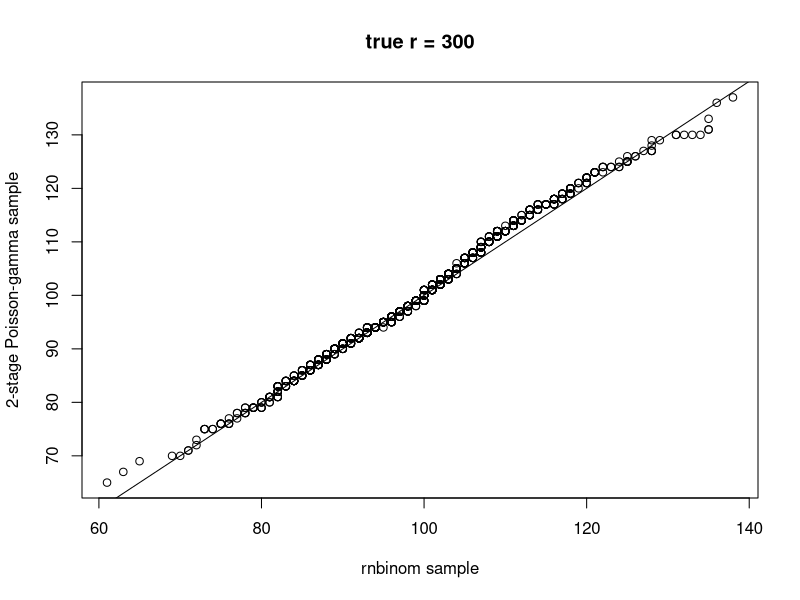
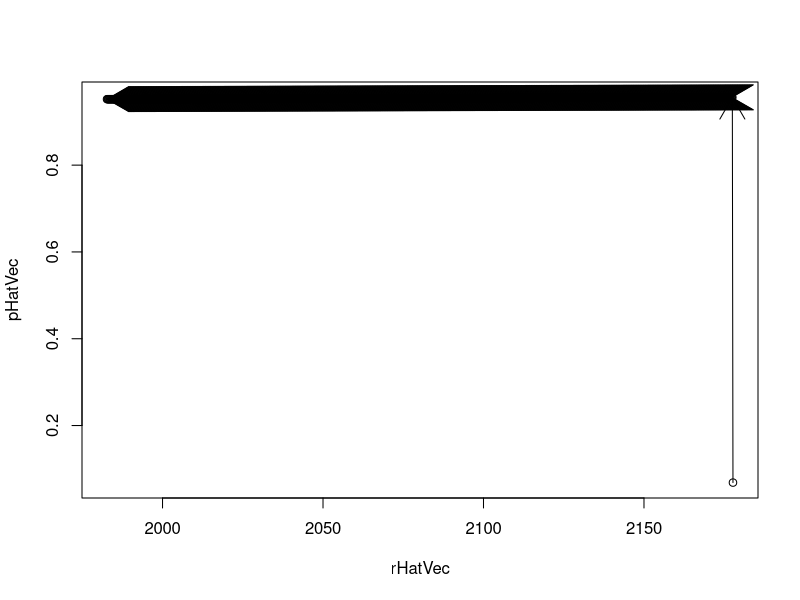
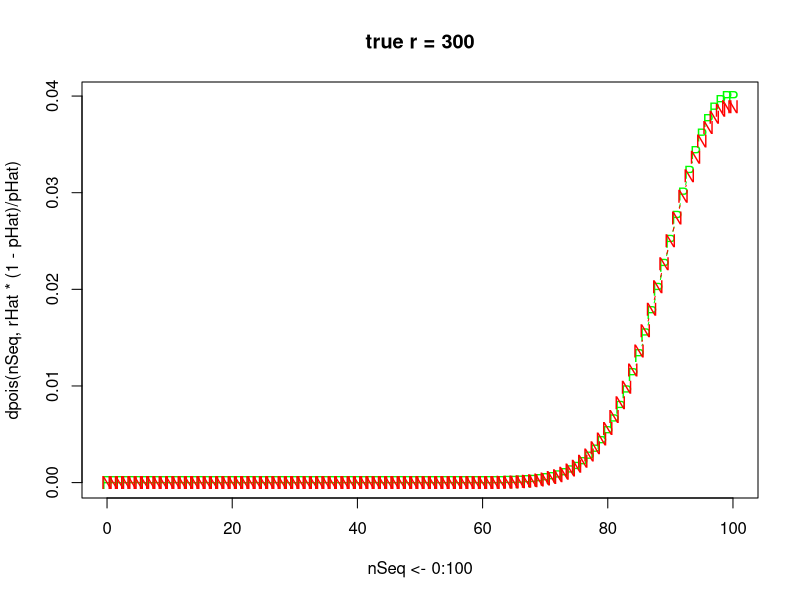
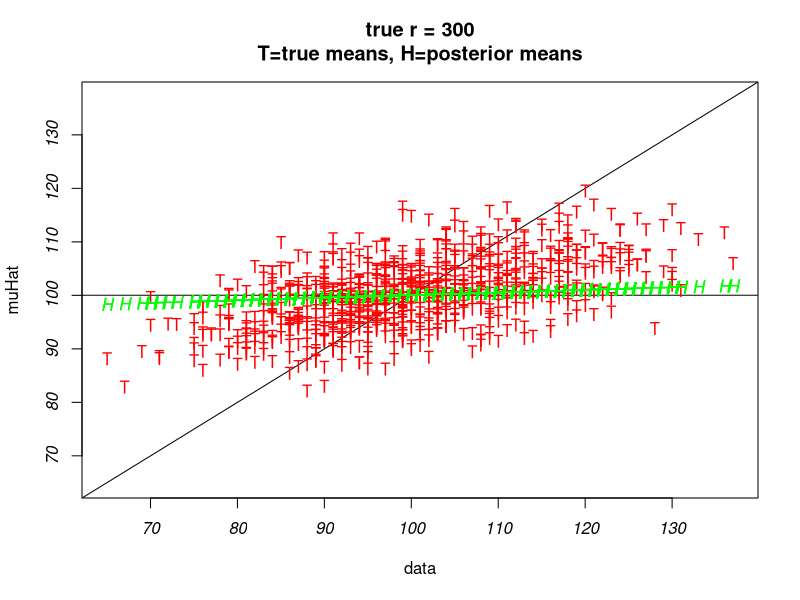
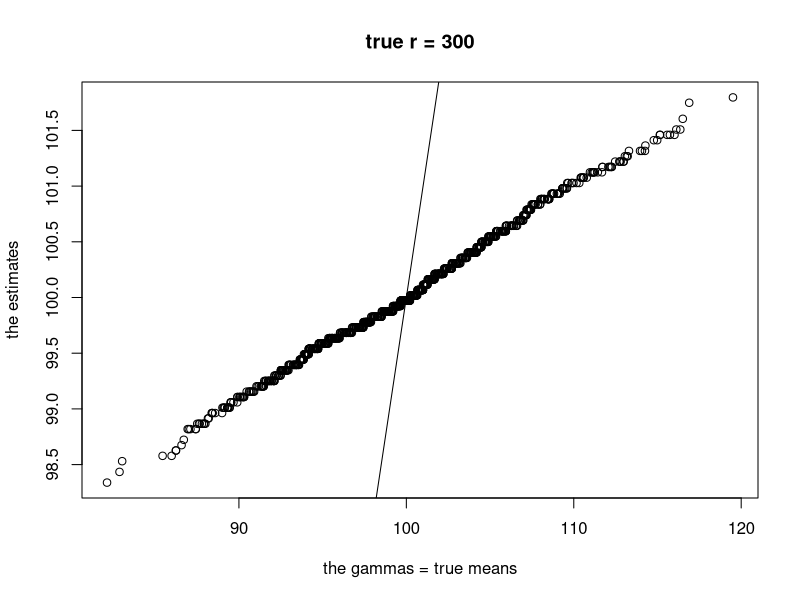
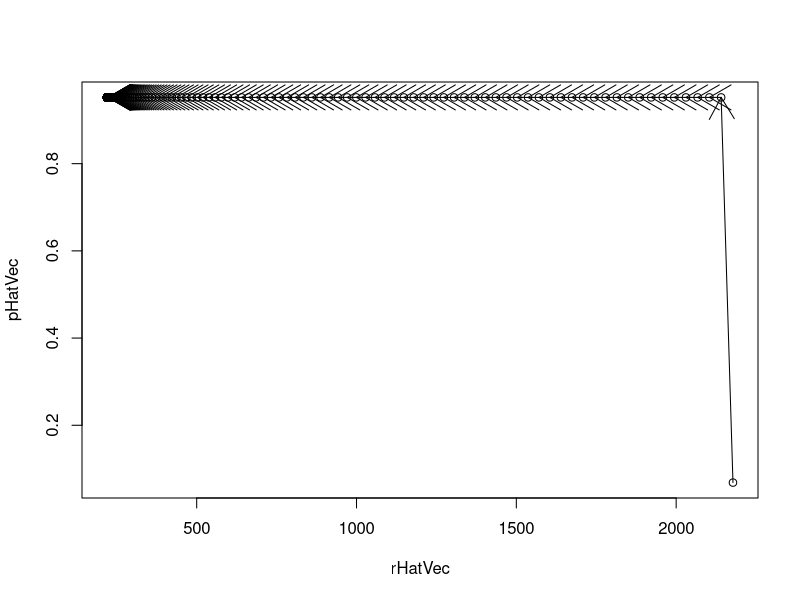

The R script that drew these images, in order:
## ---- chunk 1
knitr::opts_chunk$set(echo = TRUE)
## ---- chunk 2
alpha = trueR = 300; ## Try 3, 30 and 300.
N = 1000
mu = 100
beta = mu/alpha
trueP = 1/(beta+1)
data1 = rnbinom(N, size=alpha, prob=trueP)
## ---- chunk 3
theGammas = rgamma(N, shape=alpha, scale=1/trueP - 1)
data = data2 = rpois(N, theGammas)

qqplot(data1, data2,
       xlab="rnbinom sample",
       ylab="2-stage Poisson-gamma sample")
abline(a=0,b=1)
title(paste0("true r = ", trueR))

## ---- chunk 4
dataMean = mean(data)
dataVar = var(data)
pHatStart = dataMean/dataVar
rHatStart = dataMean*pHatStart/(1-pHatStart)
pHatStart = pHatStart/10
rHatStart = rHatStart * 10

## ---- chunk 5
nIters = 1000
rHatVec = rep(NA, nIters)
rHatVec[1] = rHatStart
pHatVec = rep(NA, nIters)
pHatVec[1] = pHatStart
for(iter in 2:nIters) {
  rHat = rHatVec[iter-1]
  pHat = N*rHat/(N*rHat+sum(data))
  ## Or, 1/(1+mean(data)/rHat)
  searchInterval = rHat*c(1/10, 10)
  rHat= uniroot(f=function(r) 
        sum(digamma(data+r)) - N*digamma(r) + N * log(pHat),
        interval=searchInterval)$root
  pHatVec[iter] = pHat;  rHatVec[iter]=rHat
}
cat(trueP, " ", trueR, "\n")
cat(pHatVec[nIters], " ", rHatVec[nIters], "\n")
plot(rHatVec, pHatVec)
options(warn=-2)
arrows(x0 = rHatVec[-nIters], y0 = pHatVec[-nIters],
       x1 = rHatVec[-1], y1 = pHatVec[-1])
options(warn=0)
pHat = pHatCM = pHatVec[nIters]
rHat = rHatCM = rHatVec[nIters]

## ---- chunk 6
plot(nSeq <- 0:100, dpois(nSeq, rHat*(1-pHat)/pHat), pch="P",
col="green", type="b")
points(nSeq, dnbinom(nSeq, size=rHat, prob=pHat), pch="N",
  col="red", type="b")
legend(x=50, y=0.06, box.col=NA,
  legend=c("Poisson","Negative binomial"), 
  pch=c("P","N"), text.col=c("green", "red"), 
  lty=c(1,1), col=c("green", "red"))
title(paste0("true r = ", trueR))

## ---- chunk 7
muHat = (data+rHat)*(1-pHat)
plot(data, muHat, ylim=range(data), pch="H", font=3, col='green')
abline(a=0,b=1)
abline(h=rHat*(1-pHat)/pHat)  ## Marginal mean.
points(data, theGammas, col='red', pch='T')
points(data, muHat, pch="H", font=3, col='green')
title(paste0("true r = ", trueR,
             "\nT=true means, H=posterior means"))
## ---- chunk 8
qqplot(theGammas, muHat,
       xlab="the gammas = true means",
       ylab="the estimates")
abline(a=0,b=1)
title(paste0("true r = ", trueR))
## ---- chunk 9
nIters = 1000
rHatVec = rep(NA, nIters)
rHatVec[1] = rHatStart
pHatVec = rep(NA, nIters)
pHatVec[1] = pHatStart
for(iter in 2:nIters) {
  alphaStar = rHatVec[iter-1]
  alpha_I_Star = data + alphaStar
  betaStar = 1 - pHatVec[iter-1]
  T1star = sum(digamma(alpha_I_Star) + 
            log(betaStar) )
  T2star = sum(data + alphaStar) * betaStar
  searchFunction = function(betaTemp) {
    alphaTemp = (T2star/betaTemp/N)
    return(-N*digamma(alphaTemp)-N*log(betaTemp)+T1star)
  }
  searchInterval = betaStar*c(1/100, 100)
  searchResult = uniroot(f=searchFunction,
    interval=searchInterval)
  betaHat = searchResult$root
  alphaHat = T2star/betaHat/N

  pHatVec[iter] = pHat;  rHatVec[iter] = alphaHat
}
pHatEM = pHatVec[iter]
rHatEM = rHatVec[iter]
plot(rHatVec, pHatVec)
options(warn=-2)
arrows(x0 = rHatVec[-nIters], y0 = pHatVec[-nIters],
       x1 = rHatVec[-1], y1 = pHatVec[-1])
options(warn=0)
## ---- chunk 10
results = data.frame(truth=c(trueR, trueP), 
                     CM=c(rHatCM, pHatCM),
                EM=c(rHatEM, pHatEM) )
dimnames(results)[[1]] = c("R", "P")
results
